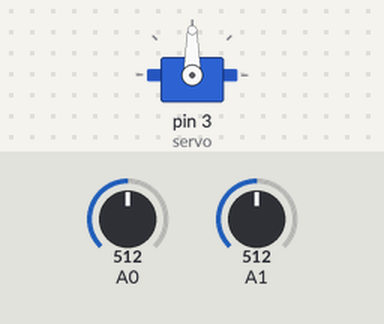
The sketch below on a simulated Arduino Uno, built with avr-gcc and run on an emulated ATmega328P. Shown: servo. The test bench sets the inputs (shaded band); at power-on: A0 = 512, A1 = 512.

Above: at 2.1 s.
2.2 s: A0 set to 716
At 2.67 s:
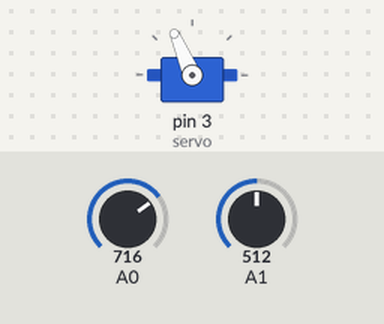
At 4.5 s:
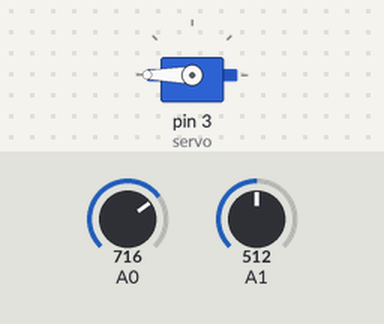
5.2 s: A1 set to 698
6.7 s: A1 set to 725
At 10.9 s:
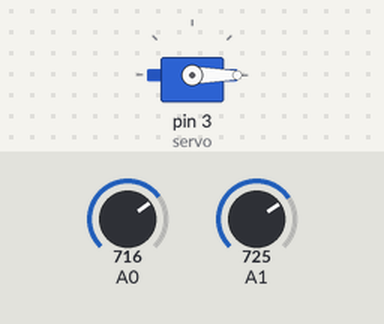
Timing chart, 0 to 12.4 s (numbered marks = the images above; inputs shaded):
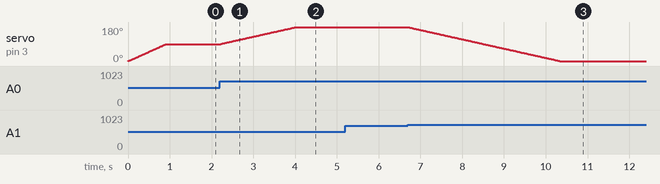

Measured:
- the behaviour switches between 716 and 717 on A1 (found by bisection; images 2 and 3)
- after the input at 2.2 s, servo on pin 3 (servo): moves from 90° to 180° over 1.8 s, starting at once
- after the input at 5.2 s, every drawn part: stays the same
- after the input at 6.7 s, servo on pin 3 (servo): moves from 180° to 0° over 3.6 s, starting at once

The sketch:

solar_tracking_system1.ino
```cpp
#include<Servo.h>

Servo servo;
int val = 0;
void setup()
{
  servo.attach(3);
  for(int i=0;i<=90;i++)
  {
    servo.write(i);
    delay(10);
  }
  val = 90;
}

void loop()
{
  int a = analogRead(A0);
  int b = analogRead(A1);
  if(a<b && val>0)
    val--;
  else if (b<a && val<180)
    val++;
  servo.write(val);
  delay(20);
}
```
